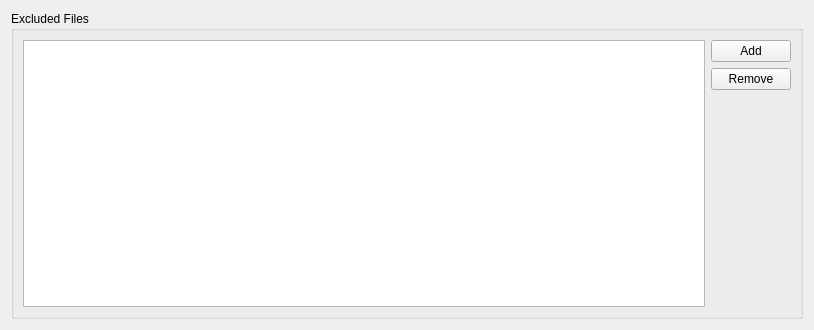
<?xml version="1.0" encoding="UTF-8"?>
<ui version="4.0">
 <class>Todo::Internal::TodoProjectSettingsWidget</class>
 <widget class="QWidget" name="Todo::Internal::TodoProjectSettingsWidget">
  <property name="geometry">
   <rect>
    <x>0</x>
    <y>0</y>
    <width>814</width>
    <height>330</height>
   </rect>
  </property>
  <layout class="QVBoxLayout" name="verticalLayout">
    <item>
    <widget class="QGroupBox" name="excludedPatternsBox">
    <property name="title">
     <string>Excluded Files</string>
    </property>
    <layout class="QHBoxLayout" name="horizontalLayout_3">
     <item>
      <widget class="QListWidget" name="excludedPatternsList">
       <property name="toolTip">
        <string>Regular expressions for file paths to be excluded from scanning.</string>
       </property>
       <property name="sortingEnabled">
        <bool>true</bool>
       </property>
      </widget>
     </item>
     <item>
      <layout class="QVBoxLayout" name="verticalLayout_4">
       <item>
        <widget class="QPushButton" name="addExcludedPatternButton">
         <property name="text">
          <string>Add</string>
         </property>
        </widget>
       </item>
       <item>
        <widget class="QPushButton" name="removeExcludedPatternButton">
         <property name="text">
          <string>Remove</string>
         </property>
        </widget>
       </item>
       <item>
        <spacer name="verticalSpacer_2">
         <property name="orientation">
          <enum>Qt::Vertical</enum>
         </property>
         <property name="sizeType">
          <enum>QSizePolicy::Expanding</enum>
         </property>
         <property name="sizeHint" stdset="0">
          <size>
           <width>20</width>
           <height>40</height>
          </size>
         </property>
        </spacer>
       </item>
      </layout>
     </item>
    </layout>
    </widget>
    </item>
  </layout>
 </widget>
 <resources/>
 <connections/>
</ui>
